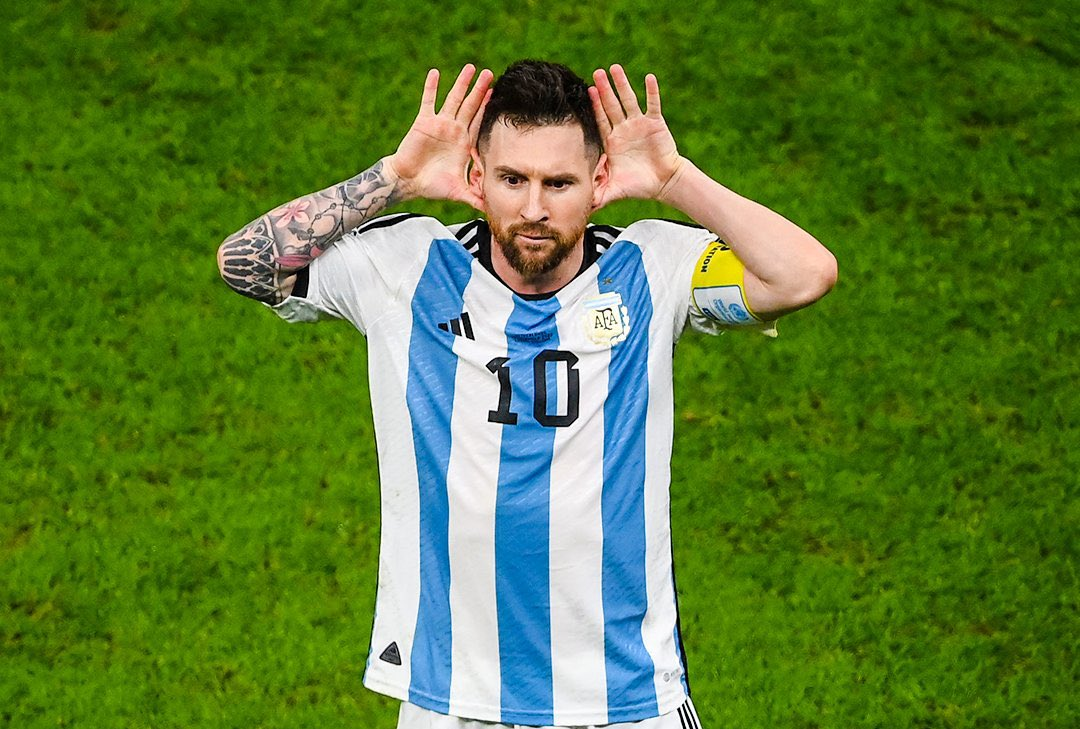
#> input picture messi.jpeg, 1080 x 729 px
$ python d07_img_processing.py
#> lines starting #> are read from the running program, lines starting #| are printed output that depends on the picture
import numpy as np
import imageio
import matplotlib.pyplot as plt

# Load image and convert to NumPy array
image = imageio.imread("messi.jpeg")
#> image is the input picture: shape (729, 1080, 3); mean R, G, B 89.7, 123.1, 53.9
image_array = np.array(image)
print("Image shape:", image_array.shape)
#| Image shape: (729, 1080, 3)

# Convert to grayscale
gray_image = np.mean(image_array, axis=2).astype(np.uint8)
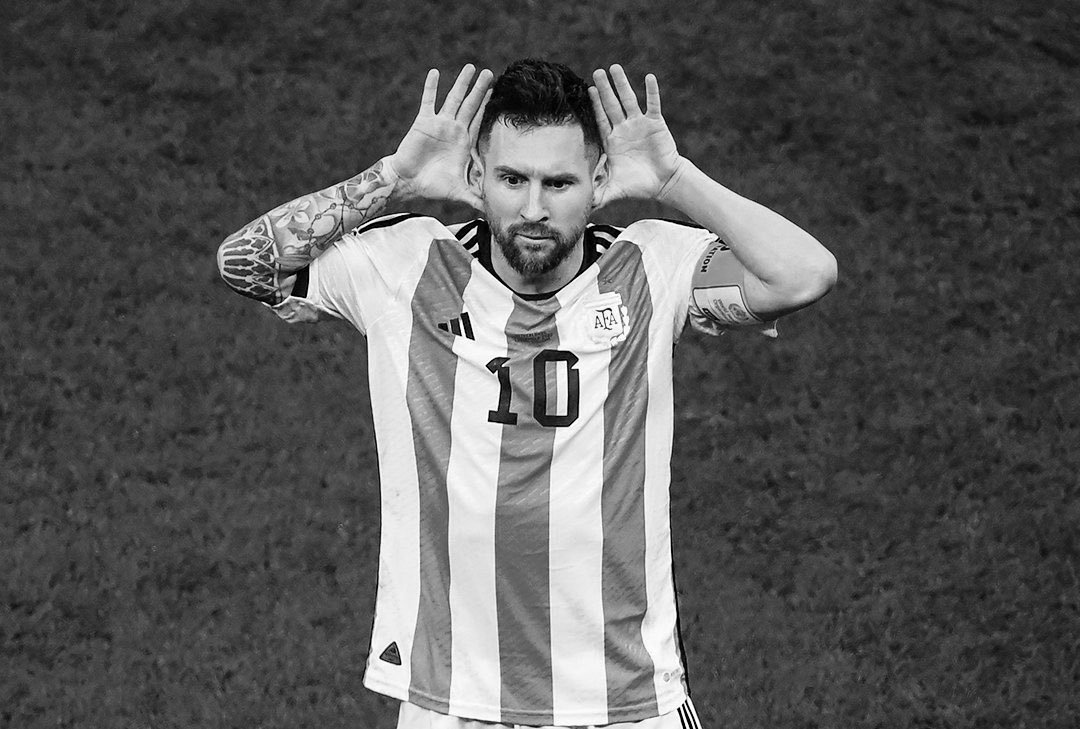
#> gray_image: shape (729, 1080); min 0, max 255, mean 88.6
print("Grayscale Image Shape:", gray_image.shape)
#| Grayscale Image Shape: (729, 1080)

# Flip image vertically
flipped_image = np.flip(gray_image, axis=1)
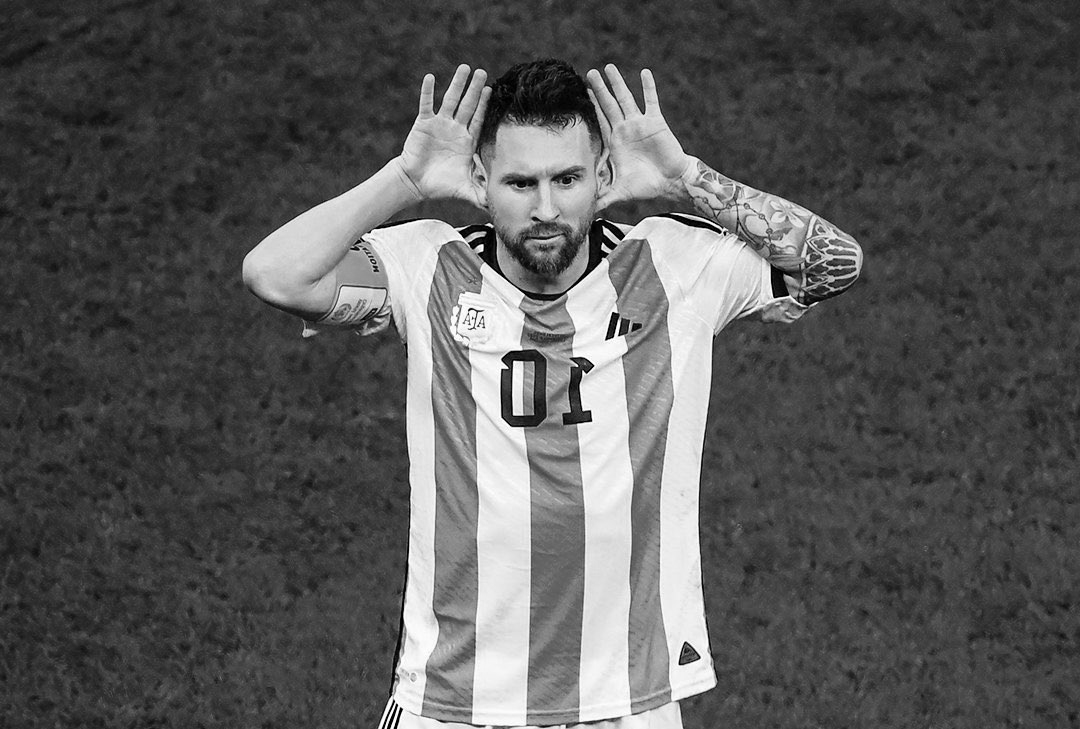
#> flipped_image: shape (729, 1080); min 0, max 255, mean 88.6

# Adjust brightness
brighter_image = np.clip(gray_image + 50, 0, 255).astype(np.uint8)
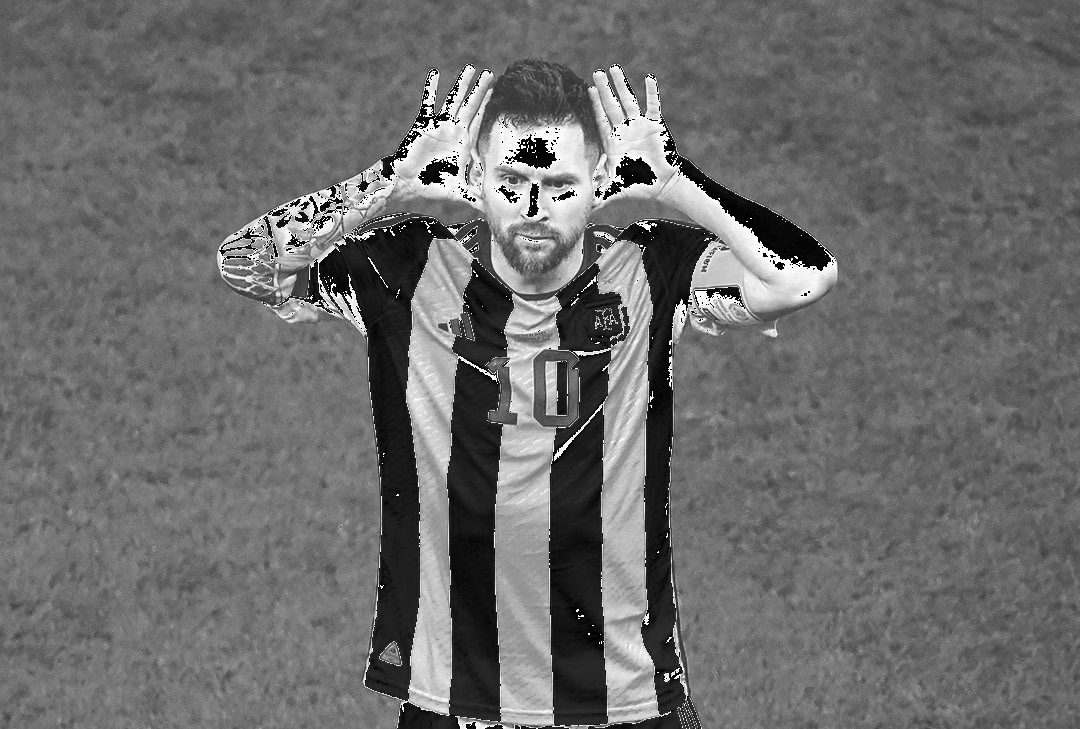
#> brighter_image: shape (729, 1080); min 0, max 255, mean 108.1

# Display images using Matplotlib
fig, ax = plt.subplots(1, 4, figsize=(16, 4))

ax[0].imshow(image_array)
ax[0].set_title("Original Image")
ax[0].axis("off")

ax[1].imshow(gray_image, cmap="gray")
ax[1].set_title("Grayscale Image")
ax[1].axis("off")

ax[2].imshow(flipped_image, cmap="gray")
ax[2].set_title("Flipped Image")
ax[2].axis("off")

ax[3].imshow(brighter_image, cmap="gray")
ax[3].set_title("Brighter Image")
ax[3].axis("off")

plt.show()
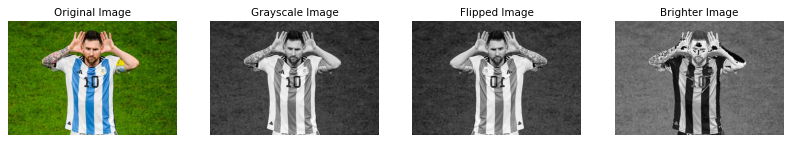
#> figure drawn by matplotlib, 4 panels
